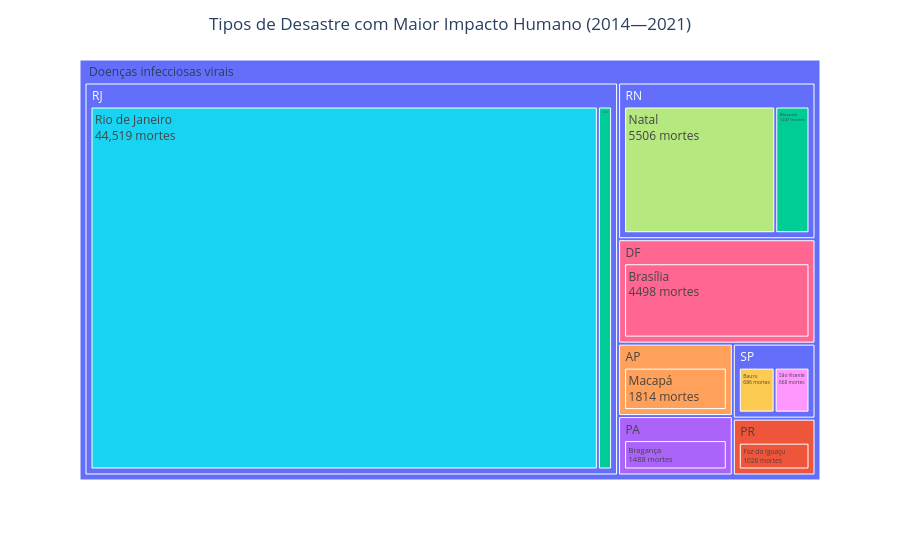

The notebook cell saved with this chart:
### Markdown cell above
Criar gráfico
- Treemap

### Code cell
fig = px.treemap(
    q3_covid_df,
    path=["disaster", "state", "city"],
    values="deaths",
    color="deaths",
    color_continuous_scale="Reds"
)

fig.update_traces(
    texttemplate="%{label}<br>%{value} mortes"
)

fig.update_layout(
    title="Tipos de Desastre com Maior Impacto Humano (2014—2021)",
    title_x=0.5,
    template="plotly_white",
    coloraxis_colorbar=dict(title="")
)

fig.show()

### Figure 1 — Plotly figure (JSON) as saved in the notebook; plotly's stock layout.template omitted (floating-point values rounded to 4 significant figures)
{"data": [{"branchvalues": "total", "customdata": [["(?)"], ["(?)"], ["(?)"], ["(?)"], [1026], [1026], [1247], [1247], [1488], [1488], [1814], [1814], [44519], [4498], [4498], [5506], [668], [686]], "domain": {"x": [0, 1], "y": [0, 1]}, "hovertemplate": "labels=%{label}<br>deaths_sum=%{value}<br>parent=%{parent}<br>id=%{id}<br>deaths=%{customdata[0]}<extra></extra>", "ids": [" Doenças infecciosas virais", " Doenças infecciosas virais/SP", " Doenças infecciosas virais/RJ", " Doenças infecciosas virais/RN", " Doenças infecciosas virais/PR", " Doenças infecciosas virais/PR/Foz do Iguaçu", " Doenças infecciosas virais/RN/Mossoró", " Doenças infecciosas virais/RJ/Nova Iguaçu", " Doenças infecciosas virais/PA", " Doenças infecciosas virais/PA/Bragança", " Doenças infecciosas virais/AP/Macapá", " Doenças infecciosas virais/AP", " Doenças infecciosas virais/RJ/Rio de Janeiro", " Doenças infecciosas virais/DF/Brasília", " Doenças infecciosas virais/DF", " Doenças infecciosas virais/RN/Natal", " Doenças infecciosas virais/SP/São Vicente", " Doenças infecciosas virais/SP/Bauru"], "labels": [" Doenças infecciosas virais", "SP", "RJ", "RN", "PR", "Foz do Iguaçu", "Mossoró", "Nova Iguaçu", "PA", "Bragança", "Macapá", "AP", "Rio de Janeiro", "Brasília", "DF", "Natal", "São Vicente", "Bauru"], "marker": {"colors": ["#636efa", "#636efa", "#636efa", "#636efa", "#EF553B", "#EF553B", "#00cc96", "#00cc96", "#ab63fa", "#ab63fa", "#FFA15A", "#FFA15A", "#19d3f3", "#FF6692", "#FF6692", "#B6E880", "#FF97FF", "#FECB52"]}, "name": "", "parents": ["", " Doenças infecciosas virais", " Doenças infecciosas virais", " Doenças infecciosas virais", " Doenças infecciosas virais", " Doenças infecciosas virais/PR", " Doenças infecciosas virais/RN", " Doenças infecciosas virais/RJ", " Doenças infecciosas virais", " Doenças infecciosas virais/PA", " Doenças infecciosas virais/AP", " Doenças infecciosas virais", " Doenças infecciosas virais/RJ", " Doenças infecciosas virais/DF", " Doenças infecciosas virais", " Doenças infecciosas virais/RN", " Doenças infecciosas virais/SP", " Doenças infecciosas virais/SP"], "texttemplate": "%{label}<br>%{value} mortes", "type": "treemap", "values": [62700.0, 1354.0, 45770.0, 6753.0, 1026.0, 1026.0, 1247.0, 1247.0, 1488.0, 1488.0, 1814.0, 1814.0, 44520.0, 4498.0, 4498.0, 5506.0, 668.0, 686.0]}], "layout": {"coloraxis": {"colorbar": {"title": {"text": ""}}}, "legend": {"tracegroupgap": 0}, "margin": {"t": 60}, "title": {"text": "Tipos de Desastre com Maior Impacto Humano (2014—2021)", "x": 0.5}}}
